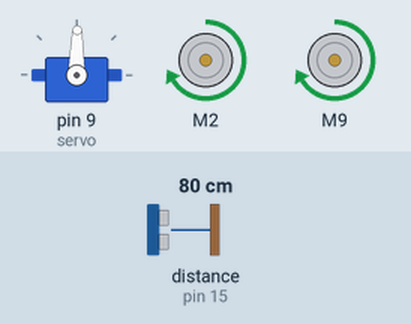
Bench run of a sketch on a simulated Arduino Uno, built for the host (arithmetic inside an expression is 32-bit, double 64-bit). Parts: servo, 2 × DC motor (green arrow = forward, orange = backward, longer = faster). The test bench sets the inputs (shaded band); at power-on: distance to the obstacle (sensor on pin 15) 80 cm. The echo pulse lasts 58.3 µs per cm; what the sketch prints to the serial monitor is not drawn.

Above: at 1.7 s.
1.8 s: distance to the obstacle (sensor on pin 15) set to 7 cm
3.3 s: distance to the obstacle (sensor on pin 15) set to 4 cm
At 4.35 s:
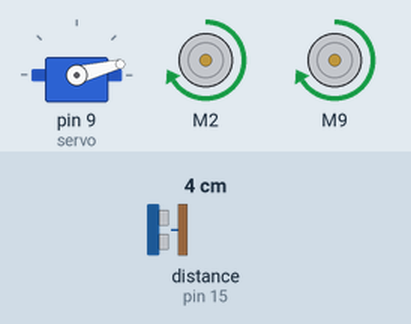
6.3 s: distance to the obstacle (sensor on pin 15) set to 9 cm
At 6.46 s:
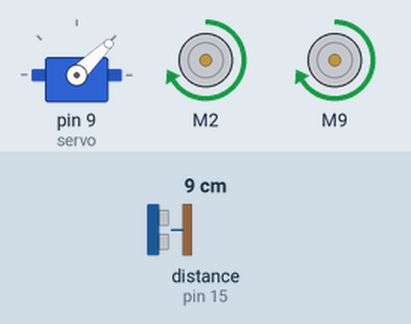
Timing chart, 0 to 9.3 s (numbered marks = the images above; inputs shaded):
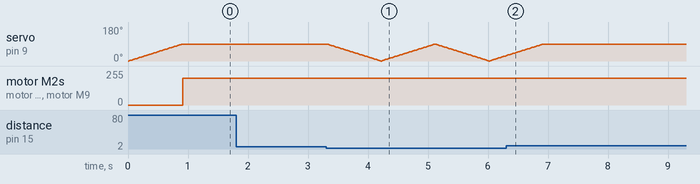

The sketch:

ArduinoCode.ino
```cpp
#include <Servo.h>
#include <NewPing.h>
#include <AFMotor.h>

Servo servo;

int currentAngleGlobal = 0;
int currentPosX = 0;
int currentPosY = 0;

int locations[] = {};
int index = 0;

bool isSerialUnplug = true;

bool isAnyObstaclePoint = true;

#define TRIGGER_PIN  14  // Arduino pin tied to trigger pin on the ultrasonic sensor.
#define ECHO_PIN     15  // Arduino pin tied to echo pin on the ultrasonic sensor.
#define MAX_DISTANCE 400 // Maximum distance we want to ping for (in centimeters). Maximum sensor distance is rated at 400-500cm.

NewPing sonar(TRIGGER_PIN, ECHO_PIN, MAX_DISTANCE); // NewPing setup of pins and maximum distance.

/*
  Thanks to AFMotor.h, DC motors can be controlled via a single port.
*/
AF_DCMotor rightMotor(2);
AF_DCMotor leftMotor(1);

void setup() {
  servo.attach(9);
  servo.write(0);

  /*
    Set base speed to 200 rpm.
    We have to use our battery power more efficienty.
  */
  rightMotor.setSpeed(200);
  leftMotor.setSpeed(200);

  /*
    RELEASE means in AFMotor.h library "Get ready motor to move."
  */
  rightMotor.run(RELEASE);
  leftMotor.run(RELEASE);

  Serial.begin(9600);
  // Open serial monitor at 9600 baud.
}

void loop() {
  while(isAnyObstaclePoint == true){
      String dir = determineDirection();

      if(dir == "DIRECT"){
        saveData(0, sonar.ping_cm());
      } else if (dir == "RIGHT") {
        saveData(sonar.ping_cm(), 0);
      } else if (dir == "LEFT") {
        saveData(-sonar.ping_cm(), 0);
        //The reason for "-" is that we imagine the robot on the x-y coordinate.
      } else {
        //If there is no movement field, run the code again.
        asm volatile("jmp 0");
      }

      goForward();
      if(determineFuture() == true) {
        isAnyObstaclePoint = false;
      }
  }

  while(isSerialUnplug == true){
    if(Serial){
      isSerialUnplug == false;
    }
  }

  if(Serial){
    for(int i = 0; i < sizeof(locations); i++) {
      Serial.write(locations[i]);
      /*
      The real trouble is here. Serial.write () does not have the ability to send the entire array at a time.
      That's why we send each data separately.
      */
    }
    delay(5000);
  }
}

void setSonarDirectionLEFT(int currentAngle){
  if(currentAngle != 0) {
      for(int angle= currentAngle; angle > 0; angle--){
        servo.write(angle);
        currentAngleGlobal--;
        delay(10);
      }
  }
}

void setSonarDirectionRIGHT(int currentAngle){
  if(currentAngle != 180) {
      for(int angle= currentAngle; angle > 180; angle++){
        currentAngleGlobal++;
        servo.write(angle);
        delay(10);
      }
  }
}

void setSonarDirectionPERPENDICULAR(int currentAngle){
  if(currentAngle < 90) {
      for(int angle= currentAngle; angle < 90; angle++){
        currentAngleGlobal++;
        servo.write(angle);
        delay(10);
      }
  } else if (currentAngle > 90) {
      for(int angle= currentAngle; angle > 90; angle--){
        currentAngleGlobal++;
        servo.write(angle);
        delay(10);
      }
  }
}

void goForward(){
  while(isFreeToMove(sonar.ping_cm())){
    rightMotor.run(FORWARD);
    leftMotor.run(FORWARD);
    Serial.println("Forvard");
  }
}

void turnLeft(){
  Serial.println("Left");
  rightMotor.run(FORWARD);
  leftMotor.run(BACKWARD);
  delay(1500);
  rightMotor.run(RELEASE);
  leftMotor.run(RELEASE);
}

void turnRight(){
  Serial.println("Right");
  rightMotor.run(BACKWARD);
  leftMotor.run(FORWARD);
  delay(1500);
  rightMotor.run(RELEASE);
  leftMotor.run(RELEASE);
}

bool isFreeToMove(int distance){
  if(distance > 5) {
    return true;
  }
  return false;
}

String determineDirection(){
  setSonarDirectionPERPENDICULAR(currentAngleGlobal);
  if(isFreeToMove(sonar.ping_cm())){
    return "DIRECT";
  }

  setSonarDirectionLEFT(currentAngleGlobal);
  if(isFreeToMove(sonar.ping_cm())) {
    turnLeft();
    return "LEFT";
  }

  setSonarDirectionRIGHT(currentAngleGlobal);
  if(isFreeToMove(sonar.ping_cm())) {
    turnRight();
    return "RIGHT";
  }
}

void saveData(int x, int y){
  locations[index] = x;
  index++;
  locations[index] = y;
  index++;
}

bool determineFuture(){
  int xDirection = 0;
  int yDirection = 0;

  /*
    Collect each x and y value. If 0 is out, we're back to where we started.
  */
  for(int x = 0; x <= index; x = x+2){
    xDirection = xDirection + locations[x];
  }

  for(int y = 1; y <= index; y = y+2){
    xDirection = xDirection + locations[y];
  }

  if(xDirection == 0 && yDirection == 0) {
    // We're back to the starting point.
    return true;
  }
  return false;
}
```

Measured:
- the behaviour switches between 6 and 5 cm on distance to the obstacle (sensor on pin 15) (found by bisection; images 0 and 1)
- after the input at 1.8 s, every drawn part: stays the same
- after the input at 6.3 s, servo on pin 9 (servo): goes on until 6.9 s, then stays 89°
